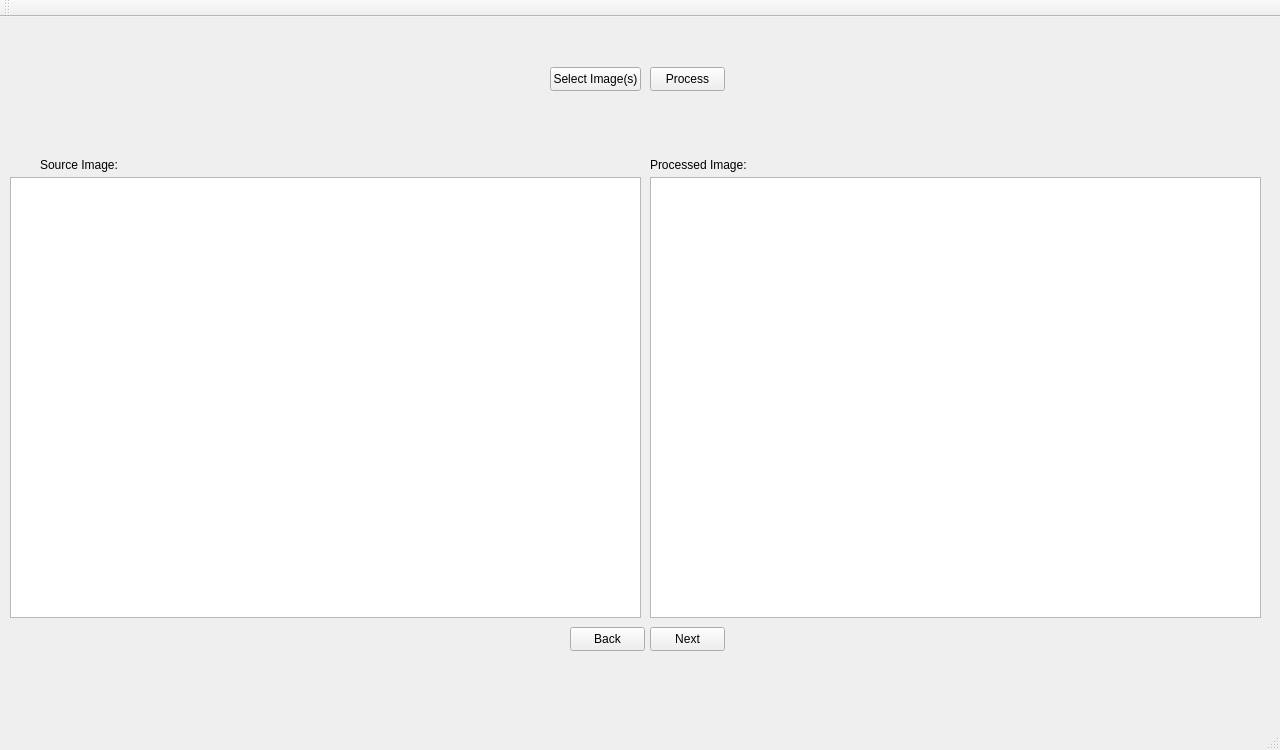
<?xml version="1.0" encoding="UTF-8"?>
<ui version="4.0">
 <class>OMSClass</class>
 <widget class="QMainWindow" name="OMSClass">
  <property name="geometry">
   <rect>
    <x>0</x>
    <y>0</y>
    <width>1280</width>
    <height>750</height>
   </rect>
  </property>
  <property name="windowTitle">
   <string>Object Management System</string>
  </property>
  <widget class="QWidget" name="centralWidget">
   <widget class="QGraphicsView" name="imageView">
    <property name="geometry">
     <rect>
      <x>10</x>
      <y>160</y>
      <width>631</width>
      <height>441</height>
     </rect>
    </property>
   </widget>
   <widget class="QPushButton" name="selectImg_Button">
    <property name="geometry">
     <rect>
      <x>550</x>
      <y>50</y>
      <width>91</width>
      <height>24</height>
     </rect>
    </property>
    <property name="text">
     <string>Select Image(s)</string>
    </property>
   </widget>
   <widget class="QPushButton" name="processImg_Button">
    <property name="geometry">
     <rect>
      <x>650</x>
      <y>50</y>
      <width>75</width>
      <height>24</height>
     </rect>
    </property>
    <property name="text">
     <string>Process</string>
    </property>
   </widget>
   <widget class="QLabel" name="fileName">
    <property name="geometry">
     <rect>
      <x>40</x>
      <y>140</y>
      <width>601</width>
      <height>16</height>
     </rect>
    </property>
    <property name="text">
     <string>Source Image:</string>
    </property>
   </widget>
   <widget class="QLabel" name="fileName_2">
    <property name="geometry">
     <rect>
      <x>650</x>
      <y>140</y>
      <width>601</width>
      <height>16</height>
     </rect>
    </property>
    <property name="text">
     <string>Processed Image:</string>
    </property>
   </widget>
   <widget class="QGraphicsView" name="imageView_2">
    <property name="geometry">
     <rect>
      <x>650</x>
      <y>160</y>
      <width>611</width>
      <height>441</height>
     </rect>
    </property>
   </widget>
   <widget class="QPushButton" name="back_Button">
    <property name="geometry">
     <rect>
      <x>570</x>
      <y>610</y>
      <width>75</width>
      <height>24</height>
     </rect>
    </property>
    <property name="text">
     <string>Back</string>
    </property>
    <property name="checkable">
     <bool>false</bool>
    </property>
    <property name="checked">
     <bool>false</bool>
    </property>
    <property name="flat">
     <bool>false</bool>
    </property>
   </widget>
   <widget class="QPushButton" name="next_Button">
    <property name="geometry">
     <rect>
      <x>650</x>
      <y>610</y>
      <width>75</width>
      <height>24</height>
     </rect>
    </property>
    <property name="text">
     <string>Next</string>
    </property>
   </widget>
  </widget>
  <widget class="QMenuBar" name="menuBar">
   <property name="geometry">
    <rect>
     <x>0</x>
     <y>0</y>
     <width>1280</width>
     <height>22</height>
    </rect>
   </property>
  </widget>
  <widget class="QToolBar" name="mainToolBar">
   <attribute name="toolBarArea">
    <enum>TopToolBarArea</enum>
   </attribute>
   <attribute name="toolBarBreak">
    <bool>false</bool>
   </attribute>
  </widget>
  <widget class="QStatusBar" name="statusBar">
   <property name="sizeGripEnabled">
    <bool>true</bool>
   </property>
  </widget>
 </widget>
 <layoutdefault spacing="6" margin="11"/>
 <resources>
  <include location="OMS.qrc"/>
 </resources>
 <connections/>
</ui>
